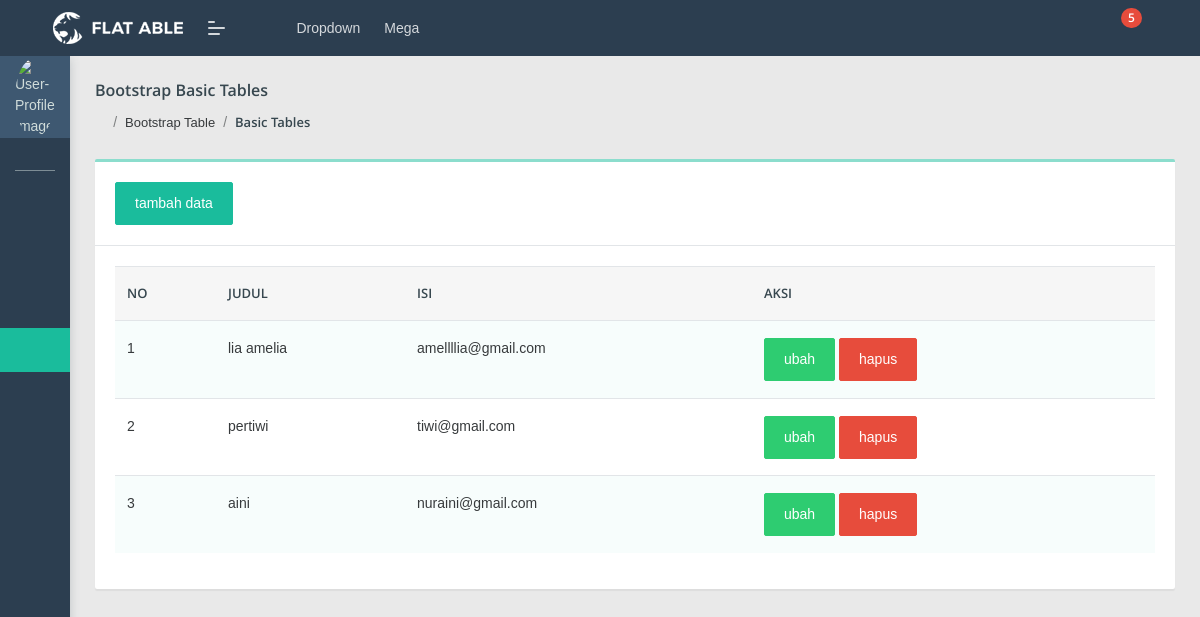
The app's page /admin/kontak/index.php with its own data.
### tables this page shows
CREATE TABLE `kontak` (
  `id_kontak` int(11) NOT NULL,
  `judul` varchar(50) NOT NULL,
  `isi` varchar(100) NOT NULL
);

### admin/kontak/index.php (the view, shortened to what this page needs)
<?php include "../layout/header.php";
include "../layout/navbar.php";
?>
<section class="pcoded-main-container">
    <div class="pcoded-content">
        <div class="page-header">
            <div class="page-block">
                <div class="row align-items-center">
                    <div class="col-md-12">
                        <div class="page-header-title">
                            <h5 class="m-b-10">Bootstrap Basic Tables</h5>
                        </div>
                        <ul class="breadcrumb">
                            <li class="breadcrumb-item"><a href="index.html"><i class="feather icon-home"></i></a></li>
                            <li class="breadcrumb-item"><a href="#!">Bootstrap Table</a></li>
                            <li class="breadcrumb-item"><a href="#!">Basic Tables</a></li>
                        </ul>
                    </div>
                </div>
            </div>
        </div>
        <div class="row">
            <div class="col-xl-12">
                <div class="card">
                    <div class="card-header">
                        <a href="tambah.php" class="btn btn-primary">tambah data</a>
                    </div>
                    <div class="card-body table-border-style">
                        <div class="table-responsive">
                            <table class="table table-striped">
                                <thead>
                                    <tr>
                                        <th>No</th>
                                        <th>Judul</th>
                                        <th>Isi</th>
                                        <th>Aksi</th>
                                    </tr>
                                </thead>
                                <tbody>
                                    <?php
                                    $no=1;
                                    include "../koneksi.php";
                                    $kontak = mysqli_query($koneksi, "SELECT * FROM kontak ORDER BY id_kontak DESC");
                                    while ($item = mysqli_fetch_array($kontak)){
                                    ?>
                                    <tr>
                                        <td><?= $no++?></td>
                                        <td><?= $item ['judul']?></td>
                                        <td><?= $item ['isi']?></td>
                                        <td><a href="ubah.php?id_kontak=<?php echo $item["id_kontak"];?>" class="btn btn-success">ubah</a>
                                            <a onclick="return confirm('yakin mau dihapus??')" href="hapus.php?id_kontak=<?php echo $item["id_kontak"];?>" class="btn btn-danger">hapus</a></td>
                                    </tr>
                                    <?php } ?>
                                </tbody>
                            </table>
                        </div>
                    </div>
                </div>
            </div>
        </div>
    </div>
</section>
</body>
</html>
<?php include "../layout/footer.php";?>

### records on screen
kontak: judul "lia amelia", isi "amellllia@gmail.com"
kontak: judul "pertiwi", isi "tiwi@gmail.com"
kontak: judul "aini", isi "nuraini@gmail.com"
